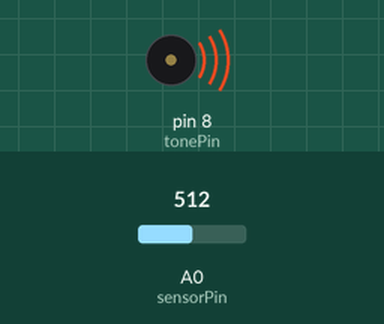
Bench run of a sketch on a simulated Arduino Uno, built with avr-gcc and run on an emulated ATmega328P. Shown: buzzer (waves = sounding). The inputs (shaded band) are chosen by the test bench; at power-on: A0 (sensorPin) = 512. What the sketch prints to the serial monitor is not drawn.

Above: at 0.1 s.
Timing chart, 0 to 1.6 s (numbered marks = the images above):
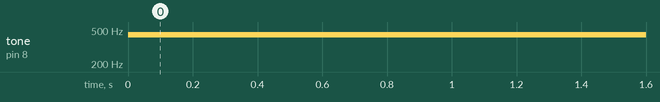

Measured:
- by itself, tone on pin 8 (tonePin): silent → 440 Hz at 0.00 s

The sketch:

tut1.ino
```cpp
int sensorPin = A0;
int tonePin = 8;
int sensor;  // Tar emot ljuset
void setup() {
  // put your setup code here, to run once:
  pinMode(tonePin,OUTPUT);
  pinMode(sensorPin,INPUT);
  Serial.begin(9600);
}

void loop() {
  sensor = analogRead(sensorPin);
  Serial.println(sensor);
  // put your main code here, to run repeatedly:
  // En inbygd funktio i Arduino
  // "tone" Får Buzzern åt låta med en viss frekvens
  if (sensor < 700){

      tone(tonePin,440);
  }
  else {
      tone(tonePin,200);
  }


}
```
